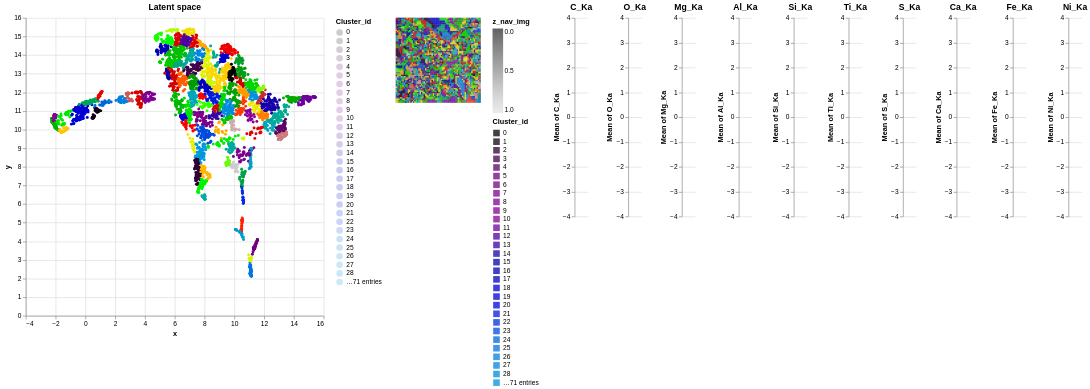

Write notebook code for a chart like this one.
### Markdown cell above
This 'Recolour' functionality changes the colourmap that is used by the 'check_latent_space' function, so the recoloured clusters will appear here.

### Code cell
gui.check_latent_space(ps=ps_gmm,show_map=True,ratio_to_be_shown=1.0)

### Figure 1 — Vega-Lite specification as saved in the notebook (floating-point values rounded to 4 significant figures; data arrays with more than 128 entries replaced by an {"elided": "..."} marker saying what was removed)
{"config": {"view": {"continuousWidth": 300, "continuousHeight": 300, "strokeWidth": 0}}, "hconcat": [{"layer": [{"mark": {"type": "circle", "size": 3}, "encoding": {"color": {"field": "Cluster_id", "scale": {"domain": [0, 1, 2, 3, 4, 5, 6, 7, 8, 9, 10, 11, 12, 13, 14, 15, 16, 17, 18, 19, 20, 21, 22, 23, 24, 25, 26, 27, 28, 29, 30, 31, 32, 33, 34, 35, 36, 37, 38, 39, 40, 41, 42, 43, 44, 45, 46, 47, 48, 49, 50, 51, 52, 53, 54, 55, 56, 57, 58, 59, 60, 61, 62, 63, 64, 65, 66, 67, 68, 69, 70, 71, 72, 73, 74, 75, 76, 77, 78, 79, 80, 81, 82, 83, 84, 85, 86, 87, 88, 89, 90, 91, 92, 93, 94, 95, 96, 97, 98, 99], "range": ["#000000", "#120015", "#2e0035", "#41004a", "#5d006a", "#70007f", "#7a008a", "#7e008e", "#800091", "#840095", "#870098", "#6d009c", "#4d00a0", "#3700a3", "#1700a7", "#0200a9", "#0000b5", "#0000bd", "#0000c9", "#0000d5", "#0000dd", "#001cdd", "#002edd", "#004add", "#0066dd", "#0077dd", "#007fdd", "#0085dd", "#008ddd", "#0092dd", "#0099db", "#009dcf", "#00a0c7", "#00a4bb", "#00a7b3", "#00aaa8", "#00aaa0", "#00aa9a", "#00aa92", "#00aa8d", "#00a87d", "#00a45d", "#00a247", "#009e27", "#009b12", "#009c00", "#00a100", "#00a900", "#00b100", "#00b600", "#00be00", "#00c400", "#00cc00", "#00d400", "#00d900", "#00e100", "#00e700", "#00ef00", "#00f400", "#00fc00", "#1dff00", "#3aff00", "#66ff00", "#83ff00", "#afff00", "#c3fb00", "#cbf900", "#d7f500", "#dff200", "#ebee00", "#f1e700", "#f3e100", "#f7d900", "#fad400", "#fecc00", "#ffc500", "#ffb900", "#ffad00", "#ffa500", "#ff9900", "#ff8100", "#ff5d00", "#ff3900", "#ff2000", "#fe0000", "#f90000", "#f10000", "#eb0000", "#e30000", "#dc0000", "#d90000", "#d50000", "#d30000", "#cf0000", "#cc0c0c", "#cc2c2c", "#cc5c5c", "#cc7c7c", "#ccacac", "#cccccc"]}, "type": "nominal"}, "opacity": {"value": 0.2}, "x": {"field": "x", "type": "quantitative"}, "y": {"field": "y", "type": "quantitative"}}, "name": "view_1"}, {"mark": {"type": "circle", "size": 20}, "encoding": {"color": {"field": "Cluster_id", "scale": {"domain": [0, 1, 2, 3, 4, 5, 6, 7, 8, 9, 10, 11, 12, 13, 14, 15, 16, 17, 18, 19, 20, 21, 22, 23, 24, 25, 26, 27, 28, 29, 30, 31, 32, 33, 34, 35, 36, 37, 38, 39, 40, 41, 42, 43, 44, 45, 46, 47, 48, 49, 50, 51, 52, 53, 54, 55, 56, 57, 58, 59, 60, 61, 62, 63, 64, 65, 66, 67, 68, 69, 70, 71, 72, 73, 74, 75, 76, 77, 78, 79, 80, 81, 82, 83, 84, 85, 86, 87, 88, 89, 90, 91, 92, 93, 94, 95, 96, 97, 98, 99], "range": ["#000000", "#120015", "#2e0035", "#41004a", "#5d006a", "#70007f", "#7a008a", "#7e008e", "#800091", "#840095", "#870098", "#6d009c", "#4d00a0", "#3700a3", "#1700a7", "#0200a9", "#0000b5", "#0000bd", "#0000c9", "#0000d5", "#0000dd", "#001cdd", "#002edd", "#004add", "#0066dd", "#0077dd", "#007fdd", "#0085dd", "#008ddd", "#0092dd", "#0099db", "#009dcf", "#00a0c7", "#00a4bb", "#00a7b3", "#00aaa8", "#00aaa0", "#00aa9a", "#00aa92", "#00aa8d", "#00a87d", "#00a45d", "#00a247", "#009e27", "#009b12", "#009c00", "#00a100", "#00a900", "#00b100", "#00b600", "#00be00", "#00c400", "#00cc00", "#00d400", "#00d900", "#00e100", "#00e700", "#00ef00", "#00f400", "#00fc00", "#1dff00", "#3aff00", "#66ff00", "#83ff00", "#afff00", "#c3fb00", "#cbf900", "#d7f500", "#dff200", "#ebee00", "#f1e700", "#f3e100", "#f7d900", "#fad400", "#fecc00", "#ffc500", "#ffb900", "#ffad00", "#ffa500", "#ff9900", "#ff8100", "#ff5d00", "#ff3900", "#ff2000", "#fe0000", "#f90000", "#f10000", "#eb0000", "#e30000", "#dc0000", "#d90000", "#d50000", "#d30000", "#cf0000", "#cc0c0c", "#cc2c2c", "#cc5c5c", "#cc7c7c", "#ccacac", "#cccccc"]}, "type": "nominal"}, "opacity": {"condition": {"param": "param_1", "value": 1.0}, "value": 0.0}, "tooltip": [{"field": "Cluster_id", "type": "nominal"}, {"field": "x", "format": ",.2f", "type": "quantitative"}, {"field": "y", "format": ",.2f", "type": "quantitative"}], "x": {"field": "x", "type": "quantitative"}, "y": {"field": "y", "type": "quantitative"}}}], "data": {"name": "data-65b1b0026cbfcda185962df5a4769ea6"}, "height": 450, "title": {"text": "Latent space"}, "width": 450}, {"layer": [{"data": {"name": "data-c6d3e8bcdc2a61eac0fffeed907ec2c2"}, "mark": {"type": "square", "size": 6}, "encoding": {"color": {"field": "z_nav_img", "scale": {"domain": [1.0, 0.0], "scheme": "greys"}, "type": "quantitative"}, "x": {"axis": null, "field": "x_nav_img", "type": "ordinal"}, "y": {"axis": null, "field": "y_nav_img", "type": "ordinal"}}}, {"data": {"name": "data-65b1b0026cbfcda185962df5a4769ea6"}, "mark": {"type": "square", "size": 5}, "encoding": {"color": {"field": "Cluster_id", "scale": {"domain": [0, 1, 2, 3, 4, 5, 6, 7, 8, 9, 10, 11, 12, 13, 14, 15, 16, 17, 18, 19, 20, 21, 22, 23, 24, 25, 26, 27, 28, 29, 30, 31, 32, 33, 34, 35, 36, 37, 38, 39, 40, 41, 42, 43, 44, 45, 46, 47, 48, 49, 50, 51, 52, 53, 54, 55, 56, 57, 58, 59, 60, 61, 62, 63, 64, 65, 66, 67, 68, 69, 70, 71, 72, 73, 74, 75, 76, 77, 78, 79, 80, 81, 82, 83, 84, 85, 86, 87, 88, 89, 90, 91, 92, 93, 94, 95, 96, 97, 98, 99], "range": ["#000000", "#120015", "#2e0035", "#41004a", "#5d006a", "#70007f", "#7a008a", "#7e008e", "#800091", "#840095", "#870098", "#6d009c", "#4d00a0", "#3700a3", "#1700a7", "#0200a9", "#0000b5", "#0000bd", "#0000c9", "#0000d5", "#0000dd", "#001cdd", "#002edd", "#004add", "#0066dd", "#0077dd", "#007fdd", "#0085dd", "#008ddd", "#0092dd", "#0099db", "#009dcf", "#00a0c7", "#00a4bb", "#00a7b3", "#00aaa8", "#00aaa0", "#00aa9a", "#00aa92", "#00aa8d", "#00a87d", "#00a45d", "#00a247", "#009e27", "#009b12", "#009c00", "#00a100", "#00a900", "#00b100", "#00b600", "#00be00", "#00c400", "#00cc00", "#00d400", "#00d900", "#00e100", "#00e700", "#00ef00", "#00f400", "#00fc00", "#1dff00", "#3aff00", "#66ff00", "#83ff00", "#afff00", "#c3fb00", "#cbf900", "#d7f500", "#dff200", "#ebee00", "#f1e700", "#f3e100", "#f7d900", "#fad400", "#fecc00", "#ffc500", "#ffb900", "#ffad00", "#ffa500", "#ff9900", "#ff8100", "#ff5d00", "#ff3900", "#ff2000", "#fe0000", "#f90000", "#f10000", "#eb0000", "#e30000", "#dc0000", "#d90000", "#d50000", "#d30000", "#cf0000", "#cc0c0c", "#cc2c2c", "#cc5c5c", "#cc7c7c", "#ccacac", "#cccccc"]}, "type": "nominal"}, "opacity": {"condition": {"param": "param_1", "value": 0.75}, "value": 0}, "x": {"axis": null, "field": "x_id", "type": "ordinal"}, "y": {"axis": null, "field": "y_id", "type": "ordinal"}}, "name": "view_2"}], "height": 128, "width": 128}, {"hconcat": [{"mark": {"type": "bar"}, "encoding": {"y": {"aggregate": "mean", "field": "C_Ka", "scale": {"domain": [-4, 4]}, "type": "quantitative"}}, "title": {"text": "C_Ka"}, "transform": [{"filter": {"param": "param_1"}}]}, {"mark": {"type": "bar"}, "encoding": {"y": {"aggregate": "mean", "field": "O_Ka", "scale": {"domain": [-4, 4]}, "type": "quantitative"}}, "title": {"text": "O_Ka"}, "transform": [{"filter": {"param": "param_1"}}]}, {"mark": {"type": "bar"}, "encoding": {"y": {"aggregate": "mean", "field": "Mg_Ka", "scale": {"domain": [-4, 4]}, "type": "quantitative"}}, "title": {"text": "Mg_Ka"}, "transform": [{"filter": {"param": "param_1"}}]}, {"mark": {"type": "bar"}, "encoding": {"y": {"aggregate": "mean", "field": "Al_Ka", "scale": {"domain": [-4, 4]}, "type": "quantitative"}}, "title": {"text": "Al_Ka"}, "transform": [{"filter": {"param": "param_1"}}]}, {"mark": {"type": "bar"}, "encoding": {"y": {"aggregate": "mean", "field": "Si_Ka", "scale": {"domain": [-4, 4]}, "type": "quantitative"}}, "title": {"text": "Si_Ka"}, "transform": [{"filter": {"param": "param_1"}}]}, {"mark": {"type": "bar"}, "encoding": {"y": {"aggregate": "mean", "field": "Ti_Ka", "scale": {"domain": [-4, 4]}, "type": "quantitative"}}, "title": {"text": "Ti_Ka"}, "transform": [{"filter": {"param": "param_1"}}]}, {"mark": {"type": "bar"}, "encoding": {"y": {"aggregate": "mean", "field": "S_Ka", "scale": {"domain": [-4, 4]}, "type": "quantitative"}}, "title": {"text": "S_Ka"}, "transform": [{"filter": {"param": "param_1"}}]}, {"mark": {"type": "bar"}, "encoding": {"y": {"aggregate": "mean", "field": "Ca_Ka", "scale": {"domain": [-4, 4]}, "type": "quantitative"}}, "title": {"text": "Ca_Ka"}, "transform": [{"filter": {"param": "param_1"}}]}, {"mark": {"type": "bar"}, "encoding": {"y": {"aggregate": "mean", "field": "Fe_Ka", "scale": {"domain": [-4, 4]}, "type": "quantitative"}}, "title": {"text": "Fe_Ka"}, "transform": [{"filter": {"param": "param_1"}}]}, {"mark": {"type": "bar"}, "encoding": {"y": {"aggregate": "mean", "field": "Ni_Ka", "scale": {"domain": [-4, 4]}, "type": "quantitative"}}, "title": {"text": "Ni_Ka"}, "transform": [{"filter": {"param": "param_1"}}]}], "data": {"name": "data-65b1b0026cbfcda185962df5a4769ea6"}}], "params": [{"name": "param_1", "select": {"type": "interval"}, "views": ["view_1", "view_2"]}, {"name": "param_2", "select": {"type": "interval", "on": "[mousedown[event.shiftKey], mouseup] > mousemove", "translate": "[mousedown[event.shiftKey], mouseup] > mousemove!", "zoom": "wheel![event.shiftKey]"}, "bind": "scales", "views": ["view_1"]}], "resolve": {"legend": {"color": "independent"}}, "$schema": "https://vega.github.io/schema/vega-lite/v5.14.1.json", "datasets": {"data-65b1b0026cbfcda185962df5a4769ea6": {"elided": "4096 records"}, "data-c6d3e8bcdc2a61eac0fffeed907ec2c2": {"elided": "4096 records"}}}
